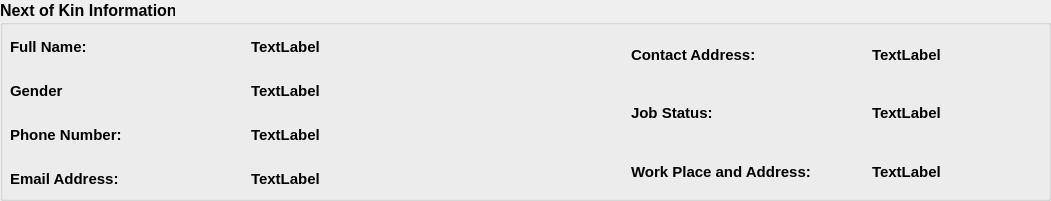
              <widget class="QGroupBox" name="groupBox_10">
               <property name="geometry">
                <rect>
                 <x>10</x>
                 <y>600</y>
                 <width>1051</width>
                 <height>201</height>
                </rect>
               </property>
               <property name="font">
                <font>
                 <pointsize>12</pointsize>
                 <weight>75</weight>
                 <bold>true</bold>
                </font>
               </property>
               <property name="title">
                <string>Next of Kin Information</string>
               </property>
               <widget class="QWidget" name="layoutWidget_5">
                <property name="geometry">
                 <rect>
                  <x>10</x>
                  <y>20</y>
                  <width>931</width>
                  <height>171</height>
                 </rect>
                </property>
                <layout class="QGridLayout" name="gridLayout_33">
                 <property name="topMargin">
                  <number>15</number>
                 </property>
                 <property name="verticalSpacing">
                  <number>20</number>
                 </property>
                 <item row="0" column="0">
                  <layout class="QHBoxLayout" name="horizontalLayout_11">
                   <item>
                    <layout class="QVBoxLayout" name="verticalLayout_13">
                     <property name="spacing">
                      <number>20</number>
                     </property>
                     <item>
                      <layout class="QHBoxLayout" name="horizontalLayout_41">
                       <item>
                        <widget class="QLabel" name="label_122">
                         <property name="font">
                          <font>
                           <pointsize>11</pointsize>
                          </font>
                         </property>
                         <property name="text">
                          <string>Full Name:</string>
                         </property>
                        </widget>
                       </item>
                       <item>
                        <spacer name="horizontalSpacer_50">
                         <property name="orientation">
                          <enum>Qt::Horizontal</enum>
                         </property>
                         <property name="sizeHint" stdset="0">
                          <size>
                           <width>28</width>
                           <height>20</height>
                          </size>
                         </property>
                        </spacer>
                       </item>
                       <item>
                        <widget class="QLabel" name="profNokFullNameLbl">
                         <property name="font">
                          <font>
                           <pointsize>11</pointsize>
                          </font>
                         </property>
                         <property name="text">
                          <string>TextLabel</string>
                         </property>
                        </widget>
                       </item>
                      </layout>
                     </item>
                     <item>
                      <layout class="QHBoxLayout" name="horizontalLayout_45">
                       <item>
                        <widget class="QLabel" name="label_130">
                         <property name="font">
                          <font>
                           <pointsize>11</pointsize>
                          </font>
                         </property>
                         <property name="text">
                          <string>Gender</string>
                         </property>
                        </widget>
                       </item>
                       <item>
                        <spacer name="horizontalSpacer_54">
                         <property name="orientation">
                          <enum>Qt::Horizontal</enum>
                         </property>
                         <property name="sizeHint" stdset="0">
                          <size>
                           <width>28</width>
                           <height>20</height>
                          </size>
                         </property>
                        </spacer>
                       </item>
                       <item>
                        <widget class="QLabel" name="profNokGenderLbl">
                         <property name="font">
                          <font>
                           <pointsize>11</pointsize>
                          </font>
                         </property>
                         <property name="text">
                          <string>TextLabel</string>
                         </property>
                        </widget>
                       </item>
                      </layout>
                     </item>
                     <item>
                      <layout class="QHBoxLayout" name="horizontalLayout_46">
                       <item>
                        <widget class="QLabel" name="label_132">
                         <property name="font">
                          <font>
                           <pointsize>11</pointsize>
                          </font>
                         </property>
                         <property name="text">
                          <string>Phone Number:</string>
                         </property>
                        </widget>
                       </item>
                       <item>
                        <spacer name="horizontalSpacer_55">
                         <property name="orientation">
                          <enum>Qt::Horizontal</enum>
                         </property>
                         <property name="sizeHint" stdset="0">
                          <size>
                           <width>28</width>
                           <height>20</height>
                          </size>
                         </property>
                        </spacer>
                       </item>
                       <item>
                        <widget class="QLabel" name="profNokPhoneNoLbl">
                         <property name="font">
                          <font>
                           <pointsize>11</pointsize>
                          </font>
                         </property>
                         <property name="text">
                          <string>TextLabel</string>
                         </property>
                        </widget>
                       </item>
                      </layout>
                     </item>
                     <item>
                      <layout class="QHBoxLayout" name="horizontalLayout_47">
                       <item>
                        <widget class="QLabel" name="label_134">
                         <property name="font">
                          <font>
                           <pointsize>11</pointsize>
                          </font>
                         </property>
                         <property name="text">
                          <string>Email Address:</string>
                         </property>
                        </widget>
                       </item>
                       <item>
                        <spacer name="horizontalSpacer_56">
                         <property name="orientation">
                          <enum>Qt::Horizontal</enum>
                         </property>
                         <property name="sizeHint" stdset="0">
                          <size>
                           <width>28</width>
                           <height>20</height>
                          </size>
                         </property>
                        </spacer>
                       </item>
                       <item>
                        <widget class="QLabel" name="profNokEmailLbl">
                         <property name="font">
                          <font>
                           <pointsize>11</pointsize>
                          </font>
                         </property>
                         <property name="text">
                          <string>TextLabel</string>
                         </property>
                        </widget>
                       </item>
                      </layout>
                     </item>
                    </layout>
                   </item>
                   <item>
                    <spacer name="horizontalSpacer_22">
                     <property name="orientation">
                      <enum>Qt::Horizontal</enum>
                     </property>
                     <property name="sizeHint" stdset="0">
                      <size>
                       <width>168</width>
                       <height>20</height>
                      </size>
                     </property>
                    </spacer>
                   </item>
                   <item>
                    <layout class="QVBoxLayout" name="verticalLayout_14">
                     <property name="spacing">
                      <number>20</number>
                     </property>
                     <item>
                      <layout class="QHBoxLayout" name="horizontalLayout_48">
                       <item>
                        <widget class="QLabel" name="label_136">
                         <property name="font">
                          <font>
                           <pointsize>11</pointsize>
                          </font>
                         </property>
                         <property name="text">
                          <string>Contact Address:</string>
                         </property>
                        </widget>
                       </item>
                       <item>
                        <spacer name="horizontalSpacer_57">
                         <property name="orientation">
                          <enum>Qt::Horizontal</enum>
                         </property>
                         <property name="sizeHint" stdset="0">
                          <size>
                           <width>28</width>
                           <height>20</height>
                          </size>
                         </property>
                        </spacer>
                       </item>
                       <item>
                        <widget class="QLabel" name="profNokContactLbl">
                         <property name="font">
                          <font>
                           <pointsize>11</pointsize>
                          </font>
                         </property>
                         <property name="text">
                          <string>TextLabel</string>
                         </property>
                        </widget>
                       </item>
                      </layout>
                     </item>
                     <item>
                      <layout class="QHBoxLayout" name="horizontalLayout_49">
                       <item>
                        <widget class="QLabel" name="label_138">
                         <property name="font">
                          <font>
                           <pointsize>11</pointsize>
                          </font>
                         </property>
                         <property name="text">
                          <string>Job Status:</string>
                         </property>
                        </widget>
                       </item>
                       <item>
                        <spacer name="horizontalSpacer_58">
                         <property name="orientation">
                          <enum>Qt::Horizontal</enum>
                         </property>
                         <property name="sizeHint" stdset="0">
                          <size>
                           <width>28</width>
                           <height>20</height>
                          </size>
                         </property>
                        </spacer>
                       </item>
                       <item>
                        <widget class="QLabel" name="profNokJobStatusLbl">
                         <property name="font">
                          <font>
                           <pointsize>11</pointsize>
                          </font>
                         </property>
                         <property name="text">
                          <string>TextLabel</string>
                         </property>
                        </widget>
                       </item>
                      </layout>
                     </item>
                     <item>
                      <layout class="QHBoxLayout" name="horizontalLayout_50">
                       <item>
                        <widget class="QLabel" name="label_140">
                         <property name="font">
                          <font>
                           <pointsize>11</pointsize>
                          </font>
                         </property>
                         <property name="text">
                          <string>Work Place and Address:</string>
                         </property>
                        </widget>
                       </item>
                       <item>
                        <spacer name="horizontalSpacer_59">
                         <property name="orientation">
                          <enum>Qt::Horizontal</enum>
                         </property>
                         <property name="sizeHint" stdset="0">
                          <size>
                           <width>28</width>
                           <height>20</height>
                          </size>
                         </property>
                        </spacer>
                       </item>
                       <item>
                        <widget class="QLabel" name="profNokWorkPlaceLbl">
                         <property name="font">
                          <font>
                           <pointsize>11</pointsize>
                          </font>
                         </property>
                         <property name="text">
                          <string>TextLabel</string>
                         </property>
                        </widget>
                       </item>
                      </layout>
                     </item>
                    </layout>
                   </item>
                  </layout>
                 </item>
                </layout>
               </widget>
              </widget>
